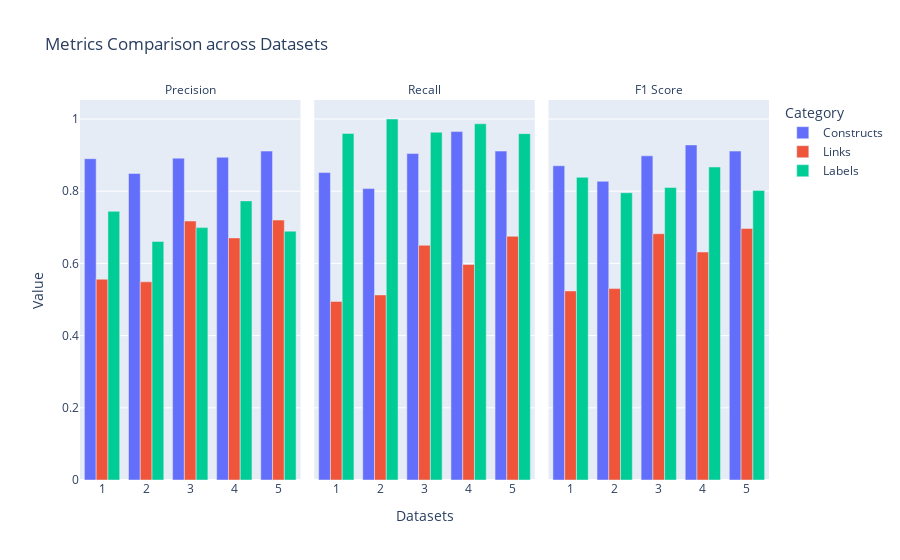

Here is the notebook cell this chart was saved with:
### Code cell
# Create the plot with updated DataFrame
fig = px.bar(all_metrics, x="Version", y="Value", color="Category",
             barmode='group', facet_col="Metric",
             labels={'Metric':''},  # This renames the labels to be empty
             category_orders={"Metric": ["Precision", "Recall", "F1 Score"]},  # This ensures the order of metrics
             title="Metrics Comparison across Datasets")

# Remove 'Metric=' from facet titles
for annotation in fig.layout.annotations:
    annotation.text = annotation.text.split('=')[1]

# Clear titles for all x-axes
for axis in fig.layout:
    if axis.startswith('xaxis'):
        fig.layout[axis].title.text = ''

# Set 'Datasets' label only on the second x-axis
fig.layout['xaxis2'].title.text = 'Datasets'

# Show the figure
fig.show()

### Figure 1 — Plotly figure (JSON) as saved in the notebook; plotly's stock layout.template omitted (floating-point values rounded to 4 significant figures)
{"data": [{"alignmentgroup": "True", "hovertemplate": "Category=Constructs<br>=Precision<br>Version=%{x}<br>Value=%{y}<extra></extra>", "legendgroup": "Constructs", "marker": {"color": "#636efa", "pattern": {"shape": ""}}, "name": "Constructs", "offsetgroup": "Constructs", "orientation": "v", "showlegend": true, "textposition": "auto", "type": "bar", "x": ["1", "2", "3", "4", "5"], "xaxis": "x", "y": [0.89, 0.8491, 0.8915, 0.894, 0.9111], "yaxis": "y"}, {"alignmentgroup": "True", "hovertemplate": "Category=Constructs<br>=Recall<br>Version=%{x}<br>Value=%{y}<extra></extra>", "legendgroup": "Constructs", "marker": {"color": "#636efa", "pattern": {"shape": ""}}, "name": "Constructs", "offsetgroup": "Constructs", "orientation": "v", "showlegend": false, "textposition": "auto", "type": "bar", "x": ["1", "2", "3", "4", "5"], "xaxis": "x2", "y": [0.8517, 0.8072, 0.9043, 0.9652, 0.9111], "yaxis": "y2"}, {"alignmentgroup": "True", "hovertemplate": "Category=Constructs<br>=F1 Score<br>Version=%{x}<br>Value=%{y}<extra></extra>", "legendgroup": "Constructs", "marker": {"color": "#636efa", "pattern": {"shape": ""}}, "name": "Constructs", "offsetgroup": "Constructs", "orientation": "v", "showlegend": false, "textposition": "auto", "type": "bar", "x": ["1", "2", "3", "4", "5"], "xaxis": "x3", "y": [0.8704, 0.8276, 0.8979, 0.9282, 0.9111], "yaxis": "y3"}, {"alignmentgroup": "True", "hovertemplate": "Category=Links<br>=Precision<br>Version=%{x}<br>Value=%{y}<extra></extra>", "legendgroup": "Links", "marker": {"color": "#EF553B", "pattern": {"shape": ""}}, "name": "Links", "offsetgroup": "Links", "orientation": "v", "showlegend": true, "textposition": "auto", "type": "bar", "x": ["1", "2", "3", "4", "5"], "xaxis": "x", "y": [0.5562, 0.5489, 0.7174, 0.6706, 0.72], "yaxis": "y"}, {"alignmentgroup": "True", "hovertemplate": "Category=Links<br>=Recall<br>Version=%{x}<br>Value=%{y}<extra></extra>", "legendgroup": "Links", "marker": {"color": "#EF553B", "pattern": {"shape": ""}}, "name": "Links", "offsetgroup": "Links", "orientation": "v", "showlegend": false, "textposition": "auto", "type": "bar", "x": ["1", "2", "3", "4", "5"], "xaxis": "x2", "y": [0.4947, 0.5127, 0.6502, 0.5969, 0.675], "yaxis": "y2"}, {"alignmentgroup": "True", "hovertemplate": "Category=Links<br>=F1 Score<br>Version=%{x}<br>Value=%{y}<extra></extra>", "legendgroup": "Links", "marker": {"color": "#EF553B", "pattern": {"shape": ""}}, "name": "Links", "offsetgroup": "Links", "orientation": "v", "showlegend": false, "textposition": "auto", "type": "bar", "x": ["1", "2", "3", "4", "5"], "xaxis": "x3", "y": [0.5237, 0.5302, 0.6822, 0.6316, 0.6968], "yaxis": "y3"}, {"alignmentgroup": "True", "hovertemplate": "Category=Labels<br>=Precision<br>Version=%{x}<br>Value=%{y}<extra></extra>", "legendgroup": "Labels", "marker": {"color": "#00cc96", "pattern": {"shape": ""}}, "name": "Labels", "offsetgroup": "Labels", "orientation": "v", "showlegend": true, "textposition": "auto", "type": "bar", "x": ["1", "2", "3", "4", "5"], "xaxis": "x", "y": [0.7442, 0.6609, 0.6991, 0.7732, 0.6893], "yaxis": "y"}, {"alignmentgroup": "True", "hovertemplate": "Category=Labels<br>=Recall<br>Version=%{x}<br>Value=%{y}<extra></extra>", "legendgroup": "Labels", "marker": {"color": "#00cc96", "pattern": {"shape": ""}}, "name": "Labels", "offsetgroup": "Labels", "orientation": "v", "showlegend": false, "textposition": "auto", "type": "bar", "x": ["1", "2", "3", "4", "5"], "xaxis": "x2", "y": [0.96, 1, 0.9634, 0.9868, 0.9595], "yaxis": "y2"}, {"alignmentgroup": "True", "hovertemplate": "Category=Labels<br>=F1 Score<br>Version=%{x}<br>Value=%{y}<extra></extra>", "legendgroup": "Labels", "marker": {"color": "#00cc96", "pattern": {"shape": ""}}, "name": "Labels", "offsetgroup": "Labels", "orientation": "v", "showlegend": false, "textposition": "auto", "type": "bar", "x": ["1", "2", "3", "4", "5"], "xaxis": "x3", "y": [0.8384, 0.7958, 0.8103, 0.8671, 0.8023], "yaxis": "y3"}], "layout": {"annotations": [{"font": {}, "showarrow": false, "text": "Precision", "x": 0.16, "xanchor": "center", "xref": "paper", "y": 1, "yanchor": "bottom", "yref": "paper"}, {"font": {}, "showarrow": false, "text": "Recall", "x": 0.5, "xanchor": "center", "xref": "paper", "y": 1, "yanchor": "bottom", "yref": "paper"}, {"font": {}, "showarrow": false, "text": "F1 Score", "x": 0.84, "xanchor": "center", "xref": "paper", "y": 1, "yanchor": "bottom", "yref": "paper"}], "barmode": "group", "legend": {"title": {"text": "Category"}, "tracegroupgap": 0}, "title": {"text": "Metrics Comparison across Datasets"}, "xaxis": {"anchor": "y", "domain": [0, 0.32], "title": {"text": ""}}, "xaxis2": {"anchor": "y2", "domain": [0.34, 0.66], "matches": "x", "title": {"text": "Datasets"}}, "xaxis3": {"anchor": "y3", "domain": [0.68, 1.0], "matches": "x", "title": {"text": ""}}, "yaxis": {"anchor": "x", "domain": [0, 1], "title": {"text": "Value"}}, "yaxis2": {"anchor": "x2", "domain": [0, 1], "matches": "y", "showticklabels": false}, "yaxis3": {"anchor": "x3", "domain": [0, 1], "matches": "y", "showticklabels": false}}}
